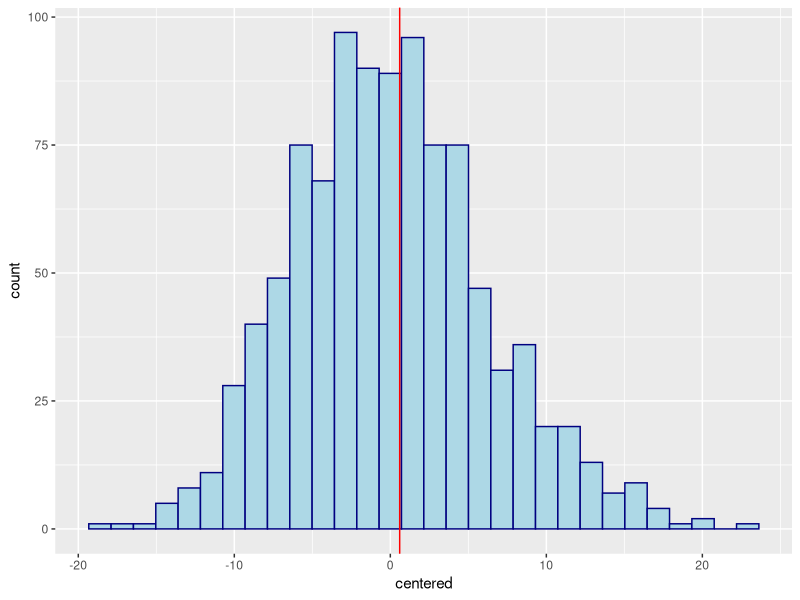

Write R code to recreate this figure.
setwd("/Users/stanislavsergeevich/Rstudio/Homework/AB_test/3")
library("readxl")
library("tidyverse")
dat <- read_excel("data_jewelry.xlsx")

a_dat <- dat %>% filter(Variant == 90 )
b_dat <- dat %>% filter(Variant == 10)

a_cnt <- a_dat[["cnt(addToCart)"]]
b_cnt <- b_dat[["cnt(addToCart)"]]

a_sum <- a_dat[["sum(addToCartItems)"]]
b_sum <- b_dat[["sum(addToCartItems)"]]


diff_control <- mean(b_cnt - a_cnt)
diff_sum_control <- mean(b_sum - a_sum)
mean(a_cnt)

n <- 1000
dif_list <- rep(NA, n)

for (i in 1:n){
  a_temp <- sample(a_cnt, replace=TRUE)
  b_temp <- sample(b_cnt, replace=TRUE)
  diff_temp <- mean(b_temp - a_temp)
  dif_list[i] <- diff_temp
}


dif_list <- data.frame(dif=dif_list)
dif_list$centered <- dif_list$dif - mean(dif_list$dif)
p_value <- sum(dif_list$centered >= diff_control) / n

sum(dif_list$centered >= diff_control)

str(dif_list)
ggplot(data = dif_list, aes(x=centered)) +
  geom_histogram(fill="lightblue", color="navy") + 
  geom_vline(xintercept = diff_control, color="red")

#делаем вывод что количество заказов не поменялось при уровне значимости 5%, pvalue = 0.445 > 0.05
dif_list2 <- rep(NA, n)

for(i in 1:n){
  sum_temp1 <- sample(a_sum, replace = TRUE)
  sum_temp2 <- sample(b_sum, replace = TRUE)
  temp_dif <- mean(sum_temp2 - sum_temp1)
  dif_list2[i] <- temp_dif
}

dif_list2 <- data.frame(dif=dif_list2)
dif_list2$cent <- dif_list2$dif - mean(dif_list2$dif)

pvalue2 <- sum(dif_list2$cent >= diff_sum_control) / n
